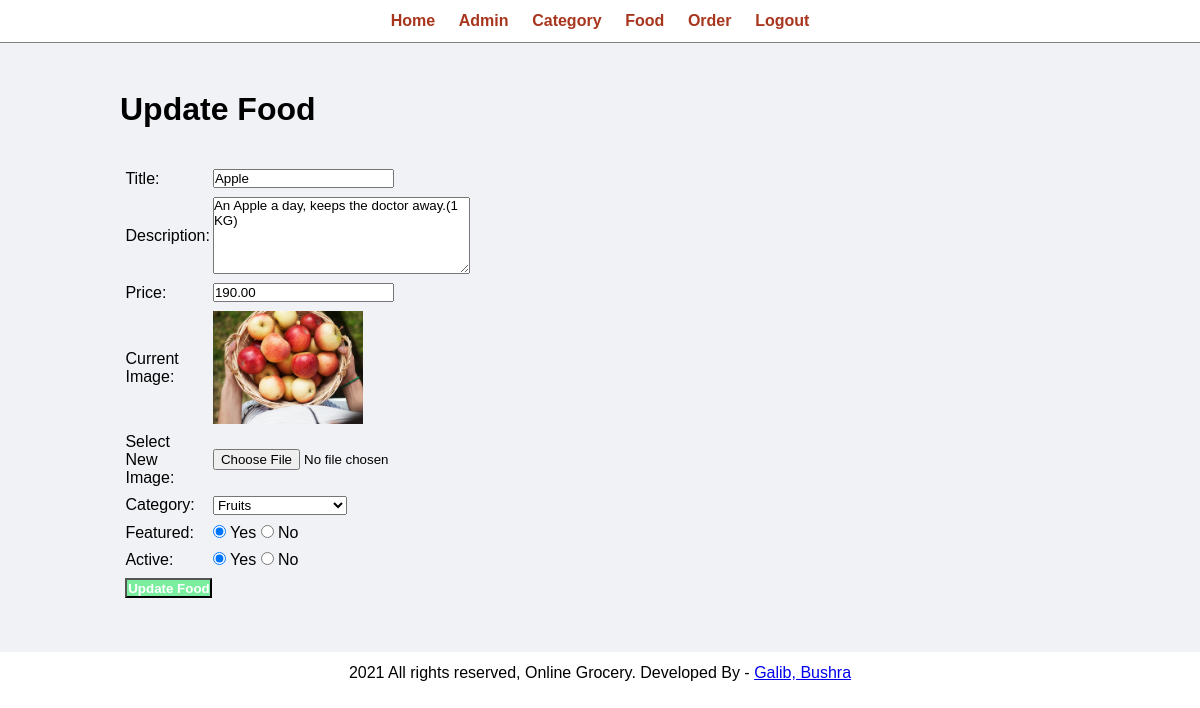
Page /admin/update-food.php?id=28 (signed in) on the committed database.
### tables this page shows
CREATE TABLE `tbl_food` (
  `id` int(10) UNSIGNED NOT NULL,
  `title` varchar(100) NOT NULL,
  `description` text NOT NULL,
  `price` decimal(10,2) NOT NULL,
  `image_name` varchar(255) NOT NULL,
  `category_id` int(10) UNSIGNED NOT NULL,
  `featured` varchar(10) NOT NULL,
  `active` varchar(10) NOT NULL
);

CREATE TABLE `tbl_category` (
  `id` int(10) UNSIGNED NOT NULL,
  `title` varchar(100) NOT NULL,
  `image_name` varchar(255) NOT NULL,
  `featured` varchar(10) NOT NULL,
  `active` varchar(10) NOT NULL
);

### admin/update-food.php (the view, shortened to what this page needs)
<link rel="stylesheet" type="text/css" href="../css/admin.css">
<?php include('partials/menu.php'); ?>
<?php
    if(isset($_GET['id']))
    {
        $id = $_GET['id'];
        $sql2 = "SELECT * FROM tbl_food WHERE id=$id";
        $res2 = mysqli_query($conn, $sql2);
        $row2 = mysqli_fetch_assoc($res2);
        $title = $row2['title'];
        $description = $row2['description'];
        $price = $row2['price'];
        $current_image = $row2['image_name'];
        $current_category = $row2['category_id'];
        $featured = $row2['featured'];
        $active = $row2['active'];
    }
    else
    {
        header('location:'.SITEURL.'admin/manage-food.php');
    }
?>
<div class="main-content">
    <div class="wrapper">
        <h1>Update Food</h1>
        <br><br>
        <form action="" method="POST" enctype="multipart/form-data">
        <table class="tbl-30">
            <tr>
                <td>Title: </td>
                <td>
                    <input type="text" name="title" value="<?php echo $title; ?>">
                </td>
            </tr>
            <tr>
                <td>Description: </td>
                <td>
                    <textarea name="description" cols="30" rows="5"><?php echo $description; ?></textarea>
                </td>
            </tr>
            <tr>
                <td>Price: </td>
                <td>
                    <input type="number" name="price" value="<?php echo $price; ?>">
                </td>
            </tr>
            <tr>
                <td>Current Image: </td>
                <td>
                    <?php
                        if($current_image == "")
                        {
                            echo "<div class='error'>Image not Available.</div>";
                        }
                        else
                        {
                            ?>
                            <img src="<?php echo SITEURL; ?>images/food/<?php echo $current_image; ?>" width="150px">
                            <?php
                        }
                    ?>
                </td>
            </tr>
            <tr>
                <td>Select New Image: </td>
                <td>
                    <input type="file" name="image">
                </td>
            </tr>
            <tr>
                <td>Category: </td>
                <td>
                    <select name="category">
                        <?php
                            $sql = "SELECT * FROM tbl_category WHERE active='Yes'";
                            $res = mysqli_query($conn, $sql);
                            $count = mysqli_num_rows($res);
                            if($count>0)
                            {
                                while($row=mysqli_fetch_assoc($res))
                                {
                                    $category_title = $row['title'];
                                    $category_id = $row['id'];
                                    ?>
                                    <option <?php if($current_category==$category_id){echo "selected";} ?> value="<?php echo $category_id; ?>"><?php echo $category_title; ?></option>
                                    <?php
                                }
                            }
                            else
                            {
                                echo "<option value='0'>Category Not Available.</option>";
                            }
                        ?>
                    </select>
                </td>
            </tr>
            <tr>
                <td>Featured: </td>
                <td>
                    <input <?php if($featured=="Yes") {echo "checked";} ?> type="radio" name="featured" value="Yes"> Yes
                    <input <?php if($featured=="No") {echo "checked";} ?> type="radio" name="featured" value="No"> No
                </td>
            </tr>
            <tr>
                <td>Active: </td>
                <td>
                    <input <?php if($active=="Yes") {echo "checked";} ?> type="radio" name="active" value="Yes"> Yes
                    <input <?php if($active=="No") {echo "checked";} ?> type="radio" name="active" value="No"> No
                </td>
            </tr>
            <tr>
                <td>
                    <input type="submit" name="submit" value="Update Food" class="btn-secondary">
                </td>
            </tr>
        </table>
        </form>
    </div>
</div>
<?php include('partials/footer.php'); ?>

### css/admin.css (style rules this page uses)
* { margin: 0; padding: 0; font-family: Arial, Helvetica, sans-serif; }
.wrapper { padding: 1%; width: 80%; margin: 0 auto; }
.main-content { padding: 3% 0; background-color: #f1f2f6; }
.tbl-30 { width: 30%; }
table tr td { padding: 1%; }
.btn-secondary { background-color: #7bed9f; padding: 1%; color: white; text-decoration: none; font-weight: bold; }

### rows in the picture
tbl_food: title "Apple", description "An Apple a day, keeps the doctor away.(1 KG)", price "190.00", image_name (picture), category "Fruits", featured "☑", active "☑"
